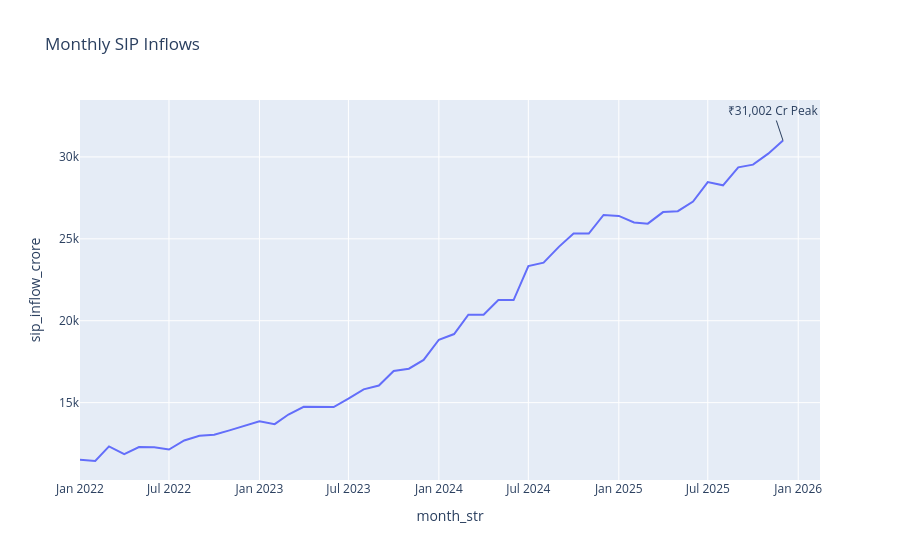

The cell this chart's notebook holds for it:
### Code cell
sip["month_str"] = sip["month"].dt.strftime("%Y-%m")

fig = px.line(
    sip,
    x="month_str",
    y="sip_inflow_crore",
    title="Monthly SIP Inflows"
)

max_row = sip.loc[
    sip["sip_inflow_crore"].idxmax()
]

fig.add_annotation(
    x=max_row["month_str"],
    y=max_row["sip_inflow_crore"],
    text="₹31,002 Cr Peak",
    showarrow=True
)

fig.show()

fig.write_image(
    "reports/charts/sip_trend.png"
)

### Figure 1 — Plotly figure (JSON) as saved in the notebook; plotly's stock layout.template omitted (floating-point values rounded to 4 significant figures)
{"data": [{"hovertemplate": "month_str=%{x}<br>sip_inflow_crore=%{y}<extra></extra>", "legendgroup": "", "line": {"color": "#636efa", "dash": "solid"}, "marker": {"symbol": "circle"}, "mode": "lines", "name": "", "orientation": "v", "showlegend": false, "type": "scatter", "x": ["2022-01", "2022-02", "2022-03", "2022-04", "2022-05", "2022-06", "2022-07", "2022-08", "2022-09", "2022-10", "2022-11", "2022-12", "2023-01", "2023-02", "2023-03", "2023-04", "2023-05", "2023-06", "2023-07", "2023-08", "2023-09", "2023-10", "2023-11", "2023-12", "2024-01", "2024-02", "2024-03", "2024-04", "2024-05", "2024-06", "2024-07", "2024-08", "2024-09", "2024-10", "2024-11", "2024-12", "2025-01", "2025-02", "2025-03", "2025-04", "2025-05", "2025-06", "2025-07", "2025-08", "2025-09", "2025-10", "2025-11", "2025-12"], "xaxis": "x", "y": [11517, 11438, 12328, 11863, 12286, 12276, 12140, 12694, 12976, 13040, 13306, 13573, 13856, 13687, 14276, 14749, 14749, 14734, 15245, 15814, 16042, 16928, 17073, 17610, 18838, 19187, 20371, 20371, 21262, 21262, 23332, 23547, 24509, 25323, 25320, 26459, 26400, 25999, 25926, 26632, 26688, 27274, 28464, 28265, 29361, 29529, 30200, 31002], "yaxis": "y"}], "layout": {"annotations": [{"showarrow": true, "text": "₹31,002 Cr Peak", "x": "2025-12", "y": 31002}], "legend": {"tracegroupgap": 0}, "title": {"text": "Monthly SIP Inflows"}, "xaxis": {"anchor": "y", "domain": [0, 1], "title": {"text": "month_str"}}, "yaxis": {"anchor": "x", "domain": [0, 1], "title": {"text": "sip_inflow_crore"}}}}
